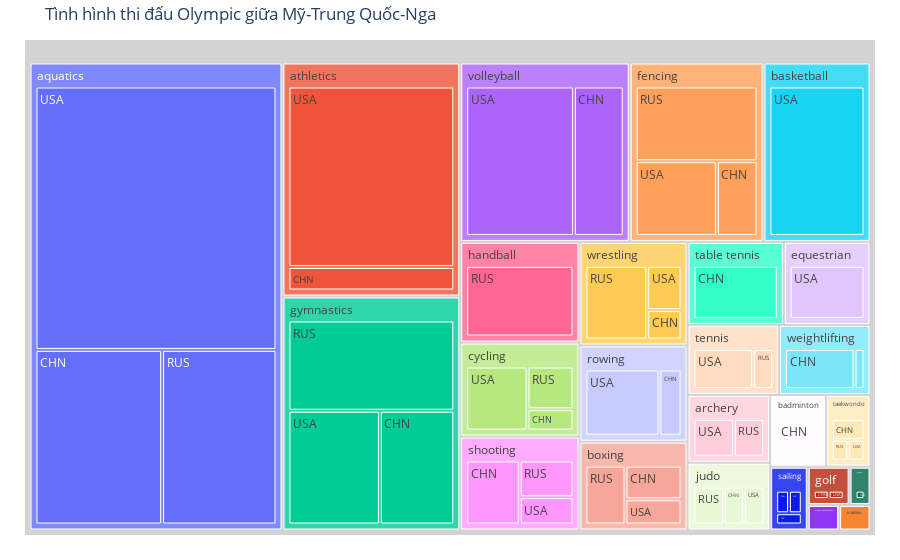

The code cell stored with this chart in its notebook:
### Markdown cell above
## Treemap

### Code cell
fig = px.treemap(df_3_country, path=[ 'sport', 'nationality'], values='total', 
                 title='Tình hình thi đấu Olympic giữa Mỹ-Trung Quốc-Nga')
fig.update_traces(root_color="lightgrey")
fig.update_layout(margin = dict(t=40, l=25, r=25, b=25))
fig.show()

### Figure 1 — Plotly figure (JSON) as saved in the notebook; plotly's stock layout.template omitted (floating-point values rounded to 4 significant figures)
{"data": [{"branchvalues": "total", "domain": {"x": [0, 1], "y": [0, 1]}, "hovertemplate": "labels=%{label}<br>total=%{value}<br>parent=%{parent}<br>id=%{id}<extra></extra>", "ids": ["aquatics/CHN", "archery/CHN", "athletics/CHN", "badminton/CHN", "basketball/CHN", "boxing/CHN", "canoe/CHN", "cycling/CHN", "equestrian/CHN", "fencing/CHN", "football/CHN", "golf/CHN", "gymnastics/CHN", "hockey/CHN", "judo/CHN", "modern pentathlon/CHN", "rowing/CHN", "sailing/CHN", "shooting/CHN", "table tennis/CHN", "taekwondo/CHN", "tennis/CHN", "triathlon/CHN", "volleyball/CHN", "weightlifting/CHN", "wrestling/CHN", "aquatics/RUS", "archery/RUS", "athletics/RUS", "badminton/RUS", "boxing/RUS", "canoe/RUS", "cycling/RUS", "equestrian/RUS", "fencing/RUS", "golf/RUS", "gymnastics/RUS", "handball/RUS", "judo/RUS", "modern pentathlon/RUS", "rowing/RUS", "sailing/RUS", "shooting/RUS", "table tennis/RUS", "taekwondo/RUS", "tennis/RUS", "triathlon/RUS", "volleyball/RUS", "wrestling/RUS", "aquatics/USA", "archery/USA", "athletics/USA", "badminton/USA", "basketball/USA", "boxing/USA", "canoe/USA", "cycling/USA", "equestrian/USA", "fencing/USA", "football/USA", "golf/USA", "gymnastics/USA", "hockey/USA", "judo/USA", "modern pentathlon/USA", "rowing/USA", "rugby sevens/USA", "sailing/USA", "shooting/USA", "table tennis/USA", "taekwondo/USA", "tennis/USA", "triathlon/USA", "volleyball/USA", "weightlifting/USA", "wrestling/USA", "aquatics", "archery", "athletics", "badminton", "basketball", "boxing", "canoe", "cycling", "equestrian", "fencing", "football", "golf", "gymnastics", "handball", "hockey", "judo", "modern pentathlon", "rowing", "rugby sevens", "sailing", "shooting", "table tennis", "taekwondo", "tennis", "triathlon", "volleyball", "weightlifting", "wrestling"], "labels": ["CHN", "CHN", "CHN", "CHN", "CHN", "CHN", "CHN", "CHN", "CHN", "CHN", "CHN", "CHN", "CHN", "CHN", "CHN", "CHN", "CHN", "CHN", "CHN", "CHN", "CHN", "CHN", "CHN", "CHN", "CHN", "CHN", "RUS", "RUS", "RUS", "RUS", "RUS", "RUS", "RUS", "RUS", "RUS", "RUS", "RUS", "RUS", "RUS", "RUS", "RUS", "RUS", "RUS", "RUS", "RUS", "RUS", "RUS", "RUS", "RUS", "USA", "USA", "USA", "USA", "USA", "USA", "USA", "USA", "USA", "USA", "USA", "USA", "USA", "USA", "USA", "USA", "USA", "USA", "USA", "USA", "USA", "USA", "USA", "USA", "USA", "USA", "USA", "aquatics", "archery", "athletics", "badminton", "basketball", "boxing", "canoe", "cycling", "equestrian", "fencing", "football", "golf", "gymnastics", "handball", "hockey", "judo", "modern pentathlon", "rowing", "rugby sevens", "sailing", "shooting", "table tennis", "taekwondo", "tennis", "triathlon", "volleyball", "weightlifting", "wrestling"], "name": "", "parents": ["aquatics", "archery", "athletics", "badminton", "basketball", "boxing", "canoe", "cycling", "equestrian", "fencing", "football", "golf", "gymnastics", "hockey", "judo", "modern pentathlon", "rowing", "sailing", "shooting", "table tennis", "taekwondo", "tennis", "triathlon", "volleyball", "weightlifting", "wrestling", "aquatics", "archery", "athletics", "badminton", "boxing", "canoe", "cycling", "equestrian", "fencing", "golf", "gymnastics", "handball", "judo", "modern pentathlon", "rowing", "sailing", "shooting", "table tennis", "taekwondo", "tennis", "triathlon", "volleyball", "wrestling", "aquatics", "archery", "athletics", "badminton", "basketball", "boxing", "canoe", "cycling", "equestrian", "fencing", "football", "golf", "gymnastics", "hockey", "judo", "modern pentathlon", "rowing", "rugby sevens", "sailing", "shooting", "table tennis", "taekwondo", "tennis", "triathlon", "volleyball", "weightlifting", "wrestling", "", "", "", "", "", "", "", "", "", "", "", "", "", "", "", "", "", "", "", "", "", "", "", "", "", "", "", ""], "root": {"color": "lightgrey"}, "type": "treemap", "values": [31, 0, 6, 5, 0, 4, 0, 2, 0, 5, 0, 1, 13, 0, 2, 0, 3, 1, 7, 10, 2, 0, 0, 12, 7, 2, 28, 3, 0, 0, 5, 1, 4, 0, 15, 0, 23, 15, 3, 1, 0, 1, 4, 0, 1, 2, 0, 0, 9, 89, 4, 46, 0, 24, 3, 0, 8, 9, 10, 0, 1, 16, 0, 2, 0, 10, 0, 1, 3, 0, 1, 6, 1, 26, 1, 3, 148, 7, 52, 5, 24, 12, 1, 14, 9, 30, 0, 2, 52, 15, 0, 7, 1, 13, 0, 3, 14, 10, 4, 8, 1, 38, 8, 14]}], "layout": {"legend": {"tracegroupgap": 0}, "margin": {"b": 25, "l": 25, "r": 25, "t": 40}, "title": {"text": "Tình hình thi đấu Olympic giữa Mỹ-Trung Quốc-Nga"}}}
